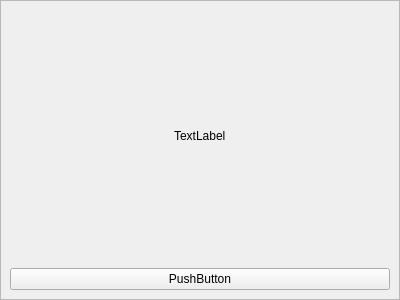
<?xml version="1.0" encoding="UTF-8"?>
<ui version="4.0">
 <class>Form</class>
 <widget class="QWidget" name="Form">
  <property name="geometry">
   <rect>
    <x>0</x>
    <y>0</y>
    <width>400</width>
    <height>300</height>
   </rect>
  </property>
  <property name="windowTitle">
   <string>Form</string>
  </property>
  <layout class="QVBoxLayout" name="verticalLayout">
   <property name="spacing">
    <number>0</number>
   </property>
   <property name="leftMargin">
    <number>0</number>
   </property>
   <property name="topMargin">
    <number>0</number>
   </property>
   <property name="rightMargin">
    <number>0</number>
   </property>
   <property name="bottomMargin">
    <number>0</number>
   </property>
   <item>
    <widget class="QFrame" name="frame">
     <property name="frameShape">
      <enum>QFrame::Shape::StyledPanel</enum>
     </property>
     <property name="frameShadow">
      <enum>QFrame::Shadow::Raised</enum>
     </property>
     <layout class="QVBoxLayout" name="verticalLayout_2">
      <item alignment="Qt::AlignmentFlag::AlignHCenter">
       <widget class="QLabel" name="label">
        <property name="text">
         <string>TextLabel</string>
        </property>
       </widget>
      </item>
      <item>
       <widget class="QPushButton" name="pushButton">
        <property name="text">
         <string>PushButton</string>
        </property>
       </widget>
      </item>
     </layout>
    </widget>
   </item>
  </layout>
 </widget>
 <resources/>
 <connections/>
</ui>
